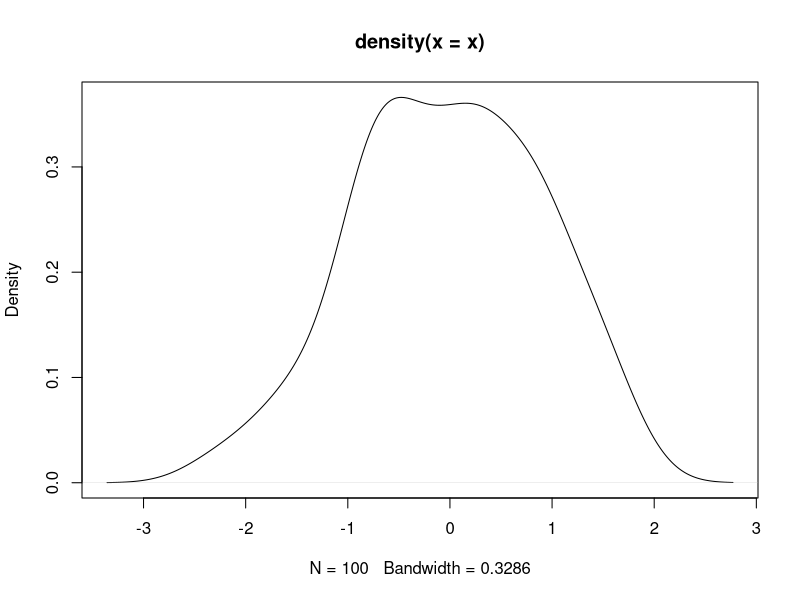
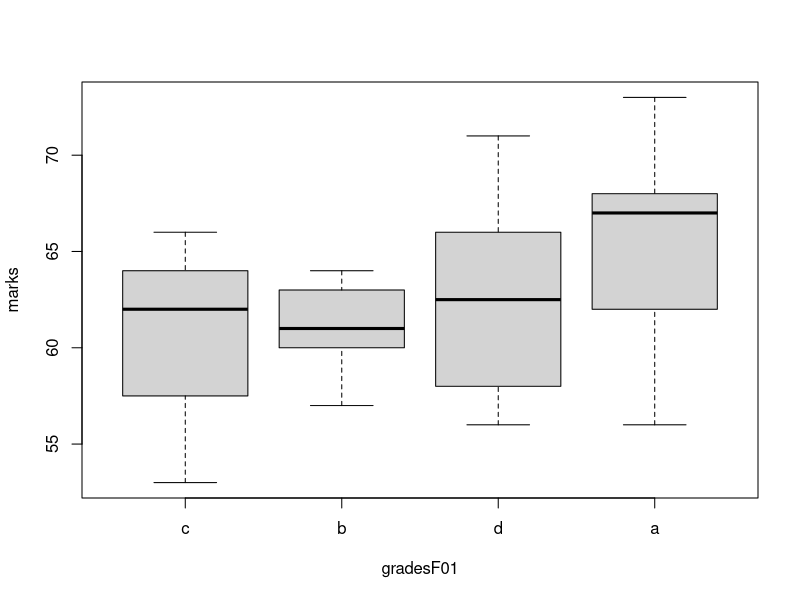
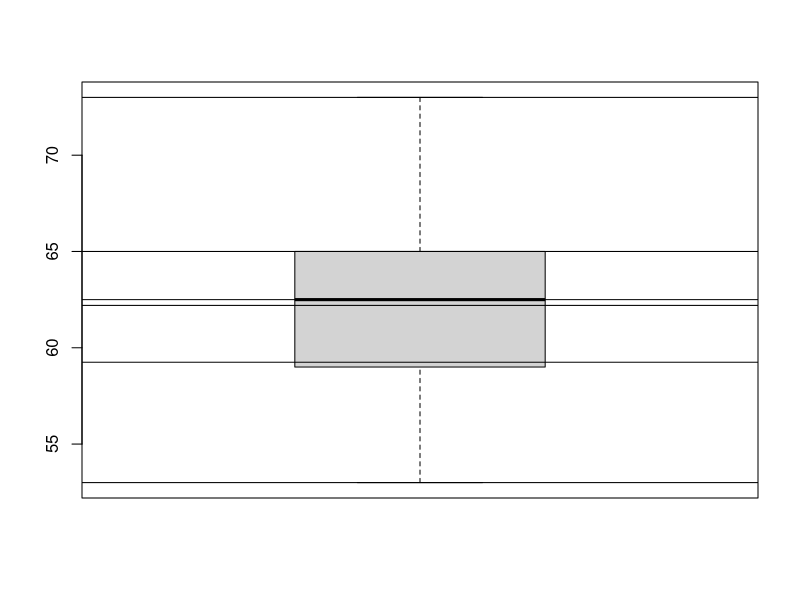

Write R code to recreate these figures, in order.
# Data Structures in R
# Vectors----



#Matrices----


#Arrays----

# Data Frames----

#Factors----
x=1:10 #create sequence of numbers from 1 to 10. Then press Ctrl+Enter
x
x1<-1:20
x1
(x1=1:30) #create sequence and print as well

(x2=c(1,2,3,4))#concatenate
class(x2)
(x3=letters[1:10]) #prints first 10 letters
LETTERS[1:26] #prints all letters
(x3b=c("A","Ashutosh","4")) #hybrid vector
?c # help about command C
(x4=c(T,FALSE,TRUE,T,F))
x5=c(3L,5L)
class(x5)
x5a=c(3,5)
class(x5a)
(x6=seq(0,100,by=3))
methods(class='numeric')
ls() #variables in my environment
x6
length(x6)#number of entries in variable
x6[20] #use square bracket for index. Access 20th element
x6[c(2,4)] #access 2nd and 4th element
x6[-1] #access all but first element
x6[-c(1:10)] #removes 1st to 10th entry
x6[c(2.4,3.54)]# real numbers are truncated to integers
x6[-c(1,5,20)]#removes 1st, 5th and 20th
(x7=c(x6,x2))#combine 2 vectors
rev(x6)#reverse the order of creation
sort(x6[-c(1,2)]) #sort x6 without taking 1st and 2nd element
sort(x2)
sort(x2,decreasing = T)#sort in decreasing order
x[2]<-0;x #modify second element
x[x<0]=5;x  #modify elements less than 0
x


#delete vector
(x=rnorm(100))
plot(density(x)) #density plot
x1=rnorm(10000,mean=50, sd=5)
x1
#MAtrix
100:111
(m=matrix(1:12,nrow=4))
(m1=matrix(1:12,ncol=3,byrow= T))
attributes(m1) #rows and columns
length(m1) #number of elements

#access elements of matrix
m1[2,1:3] 
m1[c(1,3),]
m1[,c(1,3)]
paste("c","D",sep="-")
paste("c",1:100,sep="-")
colnames(m1)=paste("c",1:3,sep="-")
m1
m3=1:24
dim(m3)=c(6,4)
colSums(m1)
sweep(m1,MARGIN = 1, STATS = c(2,3,4,5),FUN = "+") #row wise
sweep(m1,MARGIN = 2, STATS = c(2,3,4,5),FUN = "*")# col wise
?addmargins
addmargins(m1,2,mean)
addmargins(m1,c(1,2),list(list(mean,sum,max),list(var,sd)))

(rollno = 1:30)
(sname= paste('student',1:30,sep=" "))
(gender= sample(c('M','F'),size=30,replace = T,prob = c(.7,.3)))
(marks=floor(rnorm(30,mean = 50,sd=10)))
(marks2=ceiling(rnorm(30,40,5)))
course=sample(c('BBA','MBA'),size = 30,replace = T,prob = c(.5,.5))
course
df1=data.frame(rollno,sname,gender,course,marks,marks2,stringsAsFactors = F)
df1
str(df1)
head(df1)
summary(df1)




#factors
(grade= sample(c('a','b','c','d'),size = 30,replace = T,prob=c(.2,.4,.3,.1)))
(gradesF=factor(grade))
gradesF
summary(gradesF)
table(grade)
table(gradesF)
class(gradesF)
(gradesF0=factor(grade, ordered = T))
(gradesF01=factor(grade,ordered = T,levels = c('c','b','d','a')))
summary(gradesF01)
(marks=ceiling(rnorm(30,mean=60,sd=5)))
(student1=data.frame(marks,gradesF01))
(boxplot(marks~gradesF01,data = student1))
boxplot(marks)
summary(marks)
abline(h=summary(marks))
abline
quantile(marks)
library(dplyr)
